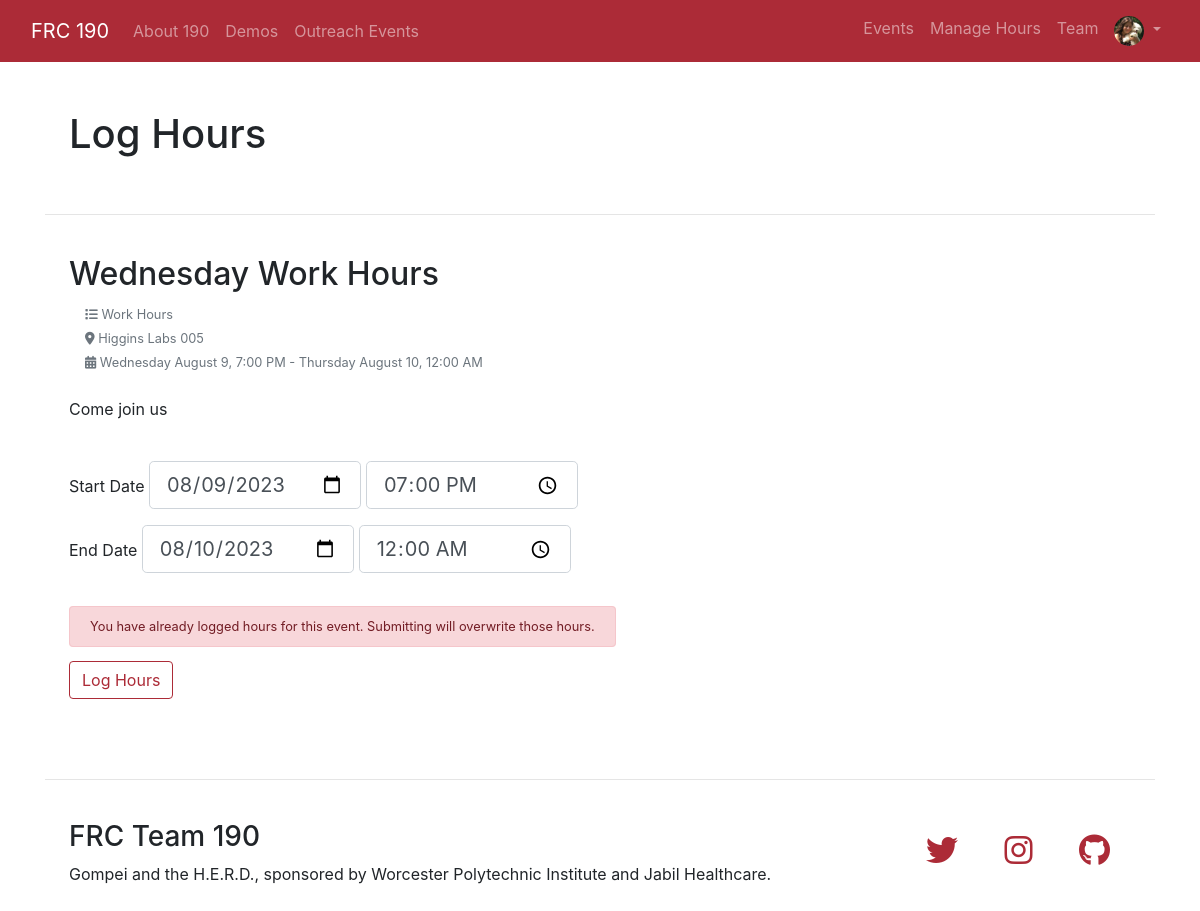
Page /log_hours/1 (signed in) on the committed database.
### website/models.py (models this page shows, shortened)
class User(db.Model, UserMixin):
    id = db.Column(db.Integer, primary_key=True)
    email = db.Column(db.String(120), unique=True, nullable=False)
    password = db.Column(db.String(60), nullable=False)
    first_name = db.Column(db.String(20), nullable=False)
    last_name = db.Column(db.String(20), nullable=False)
    position = db.Column(db.String(20), nullable=False)
    bio = db.Column(db.String(150), nullable=True)
    profile_pic_filename = db.Column(db.String(20), nullable=False)
    admin = db.Column(db.Boolean, nullable=False)
    hours = db.relationship('Hours', backref='user')

class Event(db.Model):
    id = db.Column(db.Integer, primary_key=True)
    start_date = db.Column(db.Integer, nullable=False)
    end_date = db.Column(db.Integer, nullable=False)
    title = db.Column(db.String(50), nullable=False)
    category = db.Column(db.String(25), nullable=False)
    location = db.Column(db.String(50), nullable=False)
    details = db.Column(db.String(500), nullable=True)
    sign_up_link = db.Column(db.String(200), nullable=True)
    planned_attendees = db.relationship('User', secondary='user_event', backref='event')
    hours = db.relationship('Hours', backref='event', cascade='all,delete')

### website/hours/routes.py (the view)
@hours.route('/log_hours/<int:event_id>', methods=['GET', 'POST'])
@login_required
def log_hours(event_id):
    event = Event.query.get_or_404(event_id)
    previously_existing = Hours.query.filter_by(user_id=current_user.id, event_id=event.id).first()
    form = LogHoursForm(event.start_date, event.end_date)
    form.event = event
    if form.validate_on_submit():
        start_datetime = datetime.combine(form.end_date.data, form.end_time.data)
        end_datetime = datetime.combine(form.start_date.data, form.start_time.data)
        duration_hrs = (start_datetime - end_datetime).total_seconds() / 3600
        logged_hours = Hours(duration=duration_hrs, approved=False, user_id=current_user.id, event_id=event.id)
        if previously_existing:
            db.session.delete(previously_existing)
        db.session.add(logged_hours)
        db.session.commit()
        flash(f"{duration_hrs} hours logged for {event.title}, {event.category}.", 'success')
        return redirect(url_for('events.weekly_events', weeks_diff=week_n(datetime.fromtimestamp(event.start_date))))
    elif request.method == 'GET':
        form.start_date.data = datetime.fromtimestamp(event.start_date).date()
        form.end_date.data = datetime.fromtimestamp(event.end_date).date()
        form.start_time.data = datetime.fromtimestamp(event.start_date).time()
        form.end_time.data = datetime.fromtimestamp(event.end_date).time()
    return render_template('log_hours.html', title="Log Hours", event=event, form=form,
                           previously_existing=bool(previously_existing))

### website/hours/forms.py (shortened to what this page needs)
class LogHoursForm(FlaskForm):
    start_date = DateField("Start Date", validators=[DataRequired()])
    start_time = TimeField("Start Time", validators=[DataRequired()])
    end_date = DateField("End Date", validators=[DataRequired()])
    end_time = TimeField("End Time", validators=[DataRequired()])
    submit = SubmitField("Log Hours")
    def __init__(self, event_start: int, event_end: int, buffer_hours=1, *args, **kwargs):
        super().__init__(*args, **kwargs)
        buffer = timedelta(hours=buffer_hours)
        self.event_start = datetime.fromtimestamp(event_start) - buffer
        self.event_end = datetime.fromtimestamp(event_end) + buffer

### website/main/routes.py (called while the page is built)
@app.template_filter()
def format_datetimes(start, end):
    start_datetime = datetime.fromtimestamp(start)
    end_datetime = datetime.fromtimestamp(end)
    current_year = datetime.now().year == end_datetime.year
    date_str = ''
    start_datetime_format = '%A %B %-d, ' + ('%Y, ' if not current_year else '') + '%-I:%M %p'
    date_str += start_datetime.strftime(start_datetime_format) + ' - '
    end_datetime_format = '%-I:%M %p'
    if start_datetime.date() != end_datetime.date():
        end_datetime_format = '%A %B %-d, ' + ('%Y, ' if not current_year else '') + '%-I:%M %p'
    date_str += end_datetime.strftime(end_datetime_format)
    return date_str

### website/models.py (called while the page is built)
@login_manager.user_loader
def load_user(user_id):
    return User.query.get(int(user_id))

### website/templates/log_hours.html (shortened to what this page needs)
{% extends 'base.html' %}
{% block content %}
    <div class="container mb-4 p-4">
        <h2>{{ event.title }}</h2>
        <small class="text-muted m-3"><i class="fa-solid fa-list"></i> {{ event.category }}</small><br>
        <small class="text-muted m-3"><i class="fa-solid fa-location-dot"></i> {{ event.location }}</small><br>
        <small class="text-muted m-3">
            <i class="fa-solid fa-calendar-days"></i> {{ event.start_date|format_datetimes(event.end_date) }}
        </small><br>
        <br>
        <p class="article-content">{{ event.details }}</p>
        <br>
        <form method="POST" action="">
            <div class="form-group">
                {{ form.start_date.label(class="form-control-label") }}
                {% if form.start_date.errors or form.start_time.errors %}
                    {{ form.start_date(class="form-control form-control-lg is-invalid date-time-picker") }}
                    {{ form.start_time(class="form-control form-control-lg is-invalid date-time-picker") }}
                    <div class="invalid-feedback">
                        {% for error in form.start_date.errors %}
                            <span>{{ error }}</span>
                        {% endfor %}
                        {% for error in form.start_time.errors %}
                            <span>{{ error }}</span>
                        {% endfor %}
                    </div>
                {% else %}
                    {{ form.start_date(class="form-control form-control-lg date-time-picker") }}
                    {{ form.start_time(class="form-control form-control-lg date-time-picker") }}
                {% endif %}
            </div>
            <div class="form-group">
                {{ form.end_date.label(class="form-control-label") }}
                {% if form.end_date.errors or form.end_time.errors %}
                    {{ form.end_date(class="form-control form-control-lg is-invalid date-time-picker") }}
                    {{ form.end_time(class="form-control form-control-lg is-invalid date-time-picker") }}
                    <div class="invalid-feedback">
                        {% for error in form.end_date.errors %}
                            <span>{{ error }}</span>
                        {% endfor %}
                        {% for error in form.end_time.errors %}
                            <span>{{ error }}</span>
                        {% endfor %}
                    </div>
                {% else %}
                    {{ form.end_date(class="form-control form-control-lg date-time-picker") }}
                    {{ form.end_time(class="form-control form-control-lg date-time-picker") }}
                {% endif %}
            </div>
            <br>
            {% if previously_existing %}
                <small class="alert alert-danger">
                    You have already logged hours for this event. Submitting will overwrite those hours.
                </small>
                <br><br>
            {% endif %}
            <fieldset class="form-group">
                <div class="form-group">
                    {{ form.submit(class="btn btn-outline-primary") }}
                </div>
            </fieldset>
        </form>
    </div>
{% endblock %}

### website/templates/base.html (shortened to what this page needs)
<!doctype html>
<html lang="en">
<head>
    <link rel="stylesheet" type="text/css" href="{{ url_for('static', filename='bootstrap/css/bootstrap.css') }}">
    <link rel="stylesheet" type="text/css" href="{{ url_for('static', filename='css/main.css') }}">
</head>
<body>
<div class="mb-4">
    <nav class="navbar navbar-expand-sm bg-primary navbar-dark">
        <div class="container-fluid">
            <a href="{{ url_for('main.home') }}" class="navbar-brand">FRC 190</a>
            <div id="navbarCollapse" class="collapse navbar-collapse">
                <ul class="nav navbar-nav mr-auto">
                    <li class="nav-item {{ 'active' if title == 'About Team 190' else '' }}">
                        <a class="nav-link" href="{{ url_for('main.about') }}">About 190</a>
                    </li>
                    <li class="nav-item {{ 'active' if title == 'Demos' else '' }}">
                        <a class="nav-link" href="{{ url_for('main.demos') }}">Demos</a>
                    </li>
                    <li class="nav-item {{ 'active' if title == 'Outreach Events' else '' }}">
                        <a class="nav-link" href="{{ url_for('main.outreach_events') }}">Outreach Events</a>
                    </li>
                </ul>
                <ul class="nav navbar-nav ml-auto">
                    {% if current_user.is_authenticated %}
                        <li class="nav-item {{ 'active' if title.split(' ')[0] == 'Events' else '' }}">
                            <a class="nav-link" href="{{ url_for('events.weekly_events') }}">Events</a>
                        </li>
                        {% if current_user.admin %}
                            <li class="nav-item {{ 'active' if title == 'Manage Hours' else '' }}">
                                <a class="nav-link" href="{{ url_for('hours.manage_hours') }}">Manage Hours</a>
                            </li>
                        {% endif %}
                        <li class="nav-item {{ 'active' if title == 'FRC 190 Students and Mentors' else '' }}">
                            <a class="nav-link" href="{{ url_for('users.team') }}">Team</a>
                        </li>
                        <li class="nav-item dropdown">
                            <a class="nav-link dropdown-toggle" data-bs-toggle="dropdown">
                                <img class="rounded-circle account-nav-img" alt="profile picture"
                                     src="{{ url_for('static', filename='profile_pics/' + current_user.profile_pic_filename) }}">
                            </a>
                        </li>
                    {% else %}
                        <li class="nav-item {{ 'active' if title == 'Log In' else '' }}">
                            <a class="nav-link" href="{{ url_for('users.login') }}">Log In</a>
                        </li>
                    {% endif %}
                </ul>
            </div>
        </div>
    </nav>
</div>
<div class="container">
    <div class="container mb-4 p-4">
        <h1>{{ title }}</h1>
    </div>
    <hr>
    {% block content %}{% endblock %}
    <hr>
    <div class="container mb-4 p-4">
        <div class="float-right">
            <a class="btn fa-2x mx-2" href="https://twitter.com/Team190" target="_blank">
                <i class="fa-brands fa-twitter"></i>
            </a>
            <a class="btn fa-2x mx-2" href="https://www.instagram.com/frc190/?hl=en" target="_blank">
                <i class="fa-brands fa-instagram"></i>
            </a>
            <a class="btn fa-2x mx-2" href="https://github.com/Team-190" target="_blank">
                <i class="fa-brands fa-github"></i>
            </a>
        </div>
        <h3>FRC Team 190</h3>
        <p>Gompei and the H.E.R.D., sponsored by Worcester Polytechnic Institute and Jabil Healthcare.</p>
    </div>
</div>
</body>
</html>

### website/static/css/main.css (style rules this page uses)
.account-nav-img { height: 30px; width: 30px; }
.article-content { white-space: pre-line; }
.date-time-picker { max-width: 20%; display: inline; }

### rows in the picture
User: profile_pic_filename (picture)
Event: title "Wednesday Work Hours", category "Work Hours", location "Higgins Labs 005", start_date "Wednesday August 9, 7:00 PM - Thursday August 10, 12:00 AM", details "Come join us"

### other values in the picture
{{ title }} "Log Hours"
